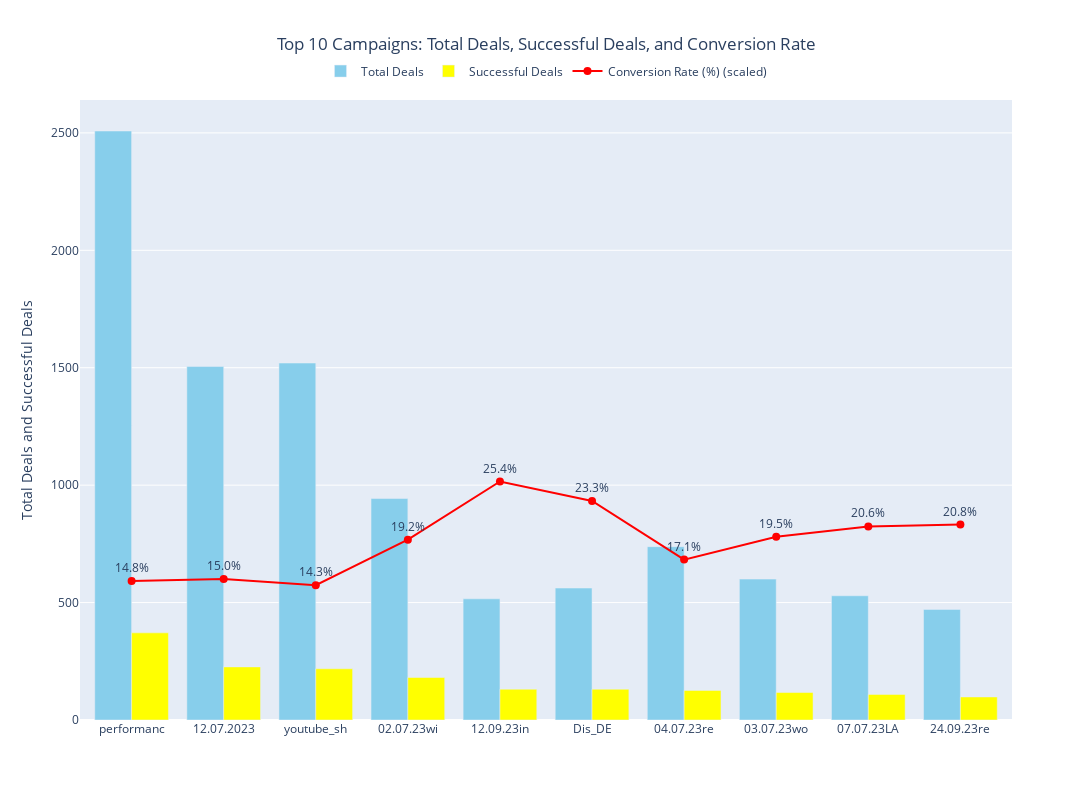

The cell this chart's notebook holds for it:
### Code cell
# Graph for Top 10 Campaigns
top_10_campaigns = campaign_performance_sorted.head(10)
top_10_campaigns_cleaned = top_10_campaigns.copy()
top_10_campaigns_cleaned['Campaign'] = top_10_campaigns_cleaned['Campaign'].str[:10]

fig = go.Figure()

fig.add_trace(go.Bar(
    x=top_10_campaigns_cleaned['Campaign'],
    y=top_10_campaigns_cleaned['Total Deals'],
    name='Total Deals',
    marker_color='skyblue'
))

fig.add_trace(go.Bar(
    x=top_10_campaigns_cleaned['Campaign'],
    y=top_10_campaigns_cleaned['Successful Deals'],
    name='Successful Deals',
    marker_color='yellow'
))

scaled_conversion_rate = [rate * 40 for rate in top_10_campaigns_cleaned['Conversion Rate']]

fig.add_trace(go.Scatter(
    x=top_10_campaigns_cleaned['Campaign'],
    y=scaled_conversion_rate,
    mode='lines+markers+text',
    name='Conversion Rate (%) (scaled)',
    text=[f'{rate:.1f}%' for rate in top_10_campaigns_cleaned['Conversion Rate']],
    textposition='top center',
    marker=dict(color='red', size=8),
    line=dict(color='red', width=2)
))

fig.update_layout(
    title=dict(
        text='Top 10 Campaigns: Total Deals, Successful Deals, and Conversion Rate',
        x=0.5, xanchor='center'
    ),
    xaxis_title='',
    yaxis_title='Total Deals and Successful Deals',
    yaxis2=dict(title='Conversion Rate (%)', overlaying='y', side='right'),
    legend=dict(x=0.5, y=1.07, xanchor='center', orientation='h'),
    barmode='group',
    xaxis_tickangle=0,
    height=800,
    width=1200
)

fig.show()

### Figure 1 — Plotly figure (JSON) as saved in the notebook; plotly's stock layout.template omitted (floating-point values rounded to 4 significant figures)
{"data": [{"marker": {"color": "skyblue"}, "name": "Total Deals", "type": "bar", "x": ["performanc", "12.07.2023", "youtube_sh", "02.07.23wi", "12.09.23in", "Dis_DE", "04.07.23re", "03.07.23wo", "07.07.23LA", "24.09.23re"], "y": [2508, 1505, 1520, 943, 516, 562, 738, 600, 529, 471]}, {"marker": {"color": "yellow"}, "name": "Successful Deals", "type": "bar", "x": ["performanc", "12.07.2023", "youtube_sh", "02.07.23wi", "12.09.23in", "Dis_DE", "04.07.23re", "03.07.23wo", "07.07.23LA", "24.09.23re"], "y": [371.0, 226.0, 218.0, 181.0, 131.0, 131.0, 126.0, 117.0, 109.0, 98.0]}, {"line": {"color": "red", "width": 2}, "marker": {"color": "red", "size": 8}, "mode": "lines+markers+text", "name": "Conversion Rate (%) (scaled)", "text": ["14.8%", "15.0%", "14.3%", "19.2%", "25.4%", "23.3%", "17.1%", "19.5%", "20.6%", "20.8%"], "textposition": "top center", "type": "scatter", "x": ["performanc", "12.07.2023", "youtube_sh", "02.07.23wi", "12.09.23in", "Dis_DE", "04.07.23re", "03.07.23wo", "07.07.23LA", "24.09.23re"], "y": [591.7, 600.7, 573.7, 767.8, 1016.0, 932.4, 682.9, 780, 824.2, 832.3]}], "layout": {"barmode": "group", "height": 800, "legend": {"orientation": "h", "x": 0.5, "xanchor": "center", "y": 1.07}, "title": {"text": "Top 10 Campaigns: Total Deals, Successful Deals, and Conversion Rate", "x": 0.5, "xanchor": "center"}, "width": 1200, "xaxis": {"tickangle": 0, "title": {"text": ""}}, "yaxis": {"title": {"text": "Total Deals and Successful Deals"}}, "yaxis2": {"overlaying": "y", "side": "right", "title": {"text": "Conversion Rate (%)"}}}}
